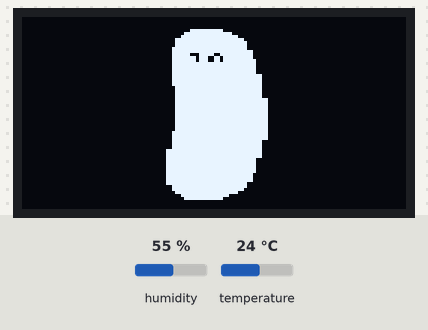
Bench run of a sketch on a simulated ESP32. Shown: 128×64 one-colour display. The test bench sets the inputs (shaded band); at power-on: temperature 24 °C, humidity 55 %. Nothing arrives over Bluetooth unless stated; a phone connects over Bluetooth LE 3 s after start; what the sketch prints to the serial monitor is not drawn.

Above: at 0.1 s.
3.3 s: temperature set to 12 °C
At 5.5 s:
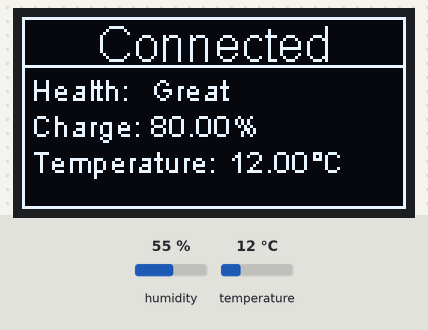
6.6 s: temperature set to 19 °C
9.7 s: temperature set to 28 °C
At 11.7 s:
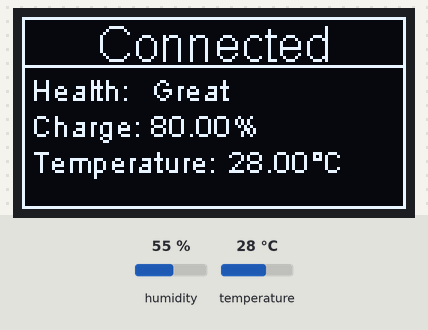
Timing chart, 0 to 13.2 s (numbered marks = the images above; inputs shaded):
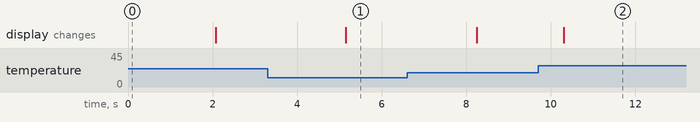

The sketch:

BLE_server.ino
```cpp
#include <C:\Users\XboxGaming\OneDrive\Documents\Arduino\libraries\ESP32_BLE_Arduino\src\BLEDevice.h>
#include <BLEUtils.h>
#include <BLEServer.h>
#include "heltec.h"
#include "DHT.h"

#include "BMS_BLE_Config.h"
#include "OLED_Display.h"

// Global Define used to set a polling rate for taking UPB readings and sending them over BLE
#define POLLING_RATE 1000

// variables used for measuring time
unsigned long startTime, currTime;

DHT dht(TEMP, DHT11);

void setup() {
  Heltec.begin(true, false, true);
  // Setup the display
  Heltec.display->flipScreenVertically();

  // Display initial splash screen
  Heltec.display->clear();
  Heltec.display->drawXbm(posX, posY, picRick_width, picRick_height, picRick_bits);
  Heltec.display->display();

  // Initialize Serial Communication at 115200 buadrate
  Serial.begin(115200);
  dht.begin();
  delay(2000);

  // Configure and start BLE communication packets
  BMS_BLE.configBLE();

  // Configure the Pins for output and input
  pinMode(C0, OUTPUT);
  pinMode(C1, OUTPUT);
  pinMode(C2, OUTPUT);

  digitalWrite(C0, LOW);
  digitalWrite(C1, LOW);
  digitalWrite(C2, LOW);
}

void loop() {
  // Clear the display buffer and refresh the GUI
  Heltec.display->clear();
  Heltec.display->drawRect(0, 0, 128, 64);


  float h = dht.readHumidity();
  float t = dht.readTemperature();

  Serial.print("\nHumidity: ");
  Serial.println(h);
  Serial.print("Temperature: ");
  Serial.println(t);

  // If connected to a central device then begin transmitting sensor data periodically and
  // accept commands at any moment
  if(BMS_BLE.connectionActive())
  {
      uint8_t val = 0;

      // Update LCD to show readings
      drawConnected();

      while(BMS_BLE.connectionActive())
      {
        BMS_BLE.sendUpdate(val);
        val++;
        break;
        delay(100);
      }
      drawSensorReadings(5,5,t);
  }
  else
  {
    drawDisconnected();
  }
  Heltec.display->display();
  delay(1000);
}
```

OLED_Display.cpp
```cpp
// Created by: Hannselthill Camacho
// Date: 1/5/2021
// Time: 3:46 PM (PST)
// Purpose: source File for displaying information on the integrated OLED display of the
//          esp32 for debugging and testing the BLE pass key authentication

#include "heltec.h"
#include "OLED_Display.h"

void drawPickle()
{
  Heltec.display->drawXbm(posX, posY, picRick_width, picRick_height, picRick_bits);
}
//---------------------------------------------------------------------------------//
void drawConnected()
{
  // Align the text to be centered and specify a font size of 16
  Heltec.display->setTextAlignment(TEXT_ALIGN_CENTER);
  Heltec.display->setFont(ArialMT_Plain_16);

  // Add the text to the display buffer
  Heltec.display->drawString(64, 0, "Connected");

  // Add a horizontal line to the display buffer
  Heltec.display->drawHorizontalLine(0,16, 128);
}
//---------------------------------------------------------------------------------//
void drawDisconnected()
{
  // Align the text to be centered and specify a font size of 16
  Heltec.display->setTextAlignment(TEXT_ALIGN_CENTER);
  Heltec.display->setFont(ArialMT_Plain_16);

  // Add the text to the display buffer
  Heltec.display->drawString(64, 0, "Disconnected");

  // Add a horizontal line to the display buffer
  Heltec.display->drawHorizontalLine(0,16, 128);
}
//---------------------------------------------------------------------------------//
void drawSensorReadings(uint8_t health, float charge, float temperature)
{
  // Left align the text and specify a font size of 10
  Heltec.display->setTextAlignment(TEXT_ALIGN_LEFT);
  Heltec.display->setFont(ArialMT_Plain_10);

  // Add "Health: " and the status of health to the display buffer
  health = 12;
  Heltec.display->drawString(3, 18, "Health: ");
  Heltec.display->drawString(43, 18, "Great");

  // Convert the status of charge from unsigned integer to string format
  // then add "Charge: " and the status of charge to the display buffer
  charge = 80;
  String chargeS = String(charge);
  Heltec.display->drawString(3, 30, "Charge: ");
  Heltec.display->drawString(43, 30, String(chargeS + "%"));

  // Convert the temperature from unsigned integer to string format
  // then add "Temperature: " and the temperature to the display buffer
  // along with the degree symbol specified by "\xC2\xB0"
  String temp = String(temperature);
  Heltec.display->drawString(3, 42, "Temperature: ");
  Heltec.display->drawString(69, 42, String(temp + "\xC2\xB0" + "C"));
}
//---------------------------------------------------------------------------------//

//---------------------------------------------------------------------------------//

//---------------------------------------------------------------------------------//
```

UBPupdates.h
```cpp
// Created by: Hannselthill Camacho
// Date: 2/15/2021
// Time: 1:52 AM (PST)
// Purpose: Data structure for organizing the memory space used by a UBP update and a custom BLE characteristic class to frame the
//          structure for sending over BLE
#include <Arduino.h>
#include <C:\Users\XboxGaming\OneDrive\Documents\Arduino\libraries\ESP32_BLE_Arduino\src\BLEDevice.h>
#include <BLEUtils.h>
#include <BLEServer.h>

#ifndef UBPUPDATES_h
#define UPBUPDATES_h

/*
 * A data structure containing all the parameters that define a UBP status update
 */
typedef struct UBPupdate
{
  uint8_t numBatteries = 0;
  uint8_t temperature = 0;
  float voltage = 0;
  float current = 0;
};
 #endif
```

BMS_BLE_Config.cpp
```cpp
// Created by: Hannselthill Camacho
// Date: 1/4/2021
// Time: 3:04 PM (PST)
// Purpose: Source file for handling all the BLE defines and custom made functions of the Bluetooth Low Energy
//          side of the Battery Management System

#include <Arduino.h>
#include <C:\Users\XboxGaming\OneDrive\Documents\Arduino\libraries\ESP32_BLE_Arduino\src\BLEDevice.h>
#include <BLEUtils.h>
#include <BLEServer.h>
#include <BLE2902.h>
#include "BMS_BLE_Config.h"


/*
 * BLE Defines and Constants
 */
#define DEVICE_NAME         "Battery Management System"
#define BMS_SERVICE_UUID        "99eb64db-cd4c-470a-b0af-4b9ad1379cd1"
#define BATTERY_STATUS_CHAR_UUID "5ae13f53-46ad-4fce-a27b-03ffe6ad9d75"
#define BATTERY_SWITCHING_CHAR_UUID "24a2a282-5fd5-4262-8490-a465ab0d9413"


//---------------------------------------------------------------------------------//
//---------------------------------------------------------------------------------//
//---------------------------------------------------------------------------------//
/*
 * Callback Functions for server connect and disconnect events
 */
class ServerCallbacks: public BLEServerCallbacks
{
  void onConnect(BLEServer* pServer)
  {
    Serial.println("Connected to device");
  };

  void onDisconnect(BLEServer* pServer)
  {
    Serial.println("Disconnected from device");
  };
};
//---------------------------------------------------------------------------------//
//---------------------------------------------------------------------------------//
//---------------------------------------------------------------------------------//
/*
 * Callback functions for when a connected device attempts to read or write
 */
 class ServerCharacteristicCallback: public BLECharacteristicCallbacks
 {
  void onRead(BLECharacteristic* pCharacteristic)
  {
   Serial.println("Attempted to read");
  };

  void onWrite(BLECharacteristic* pCharacteristic)
  {
    std::string val = pCharacteristic->getValue();

    // Switch statement to handle battery switching
    switch (val[0]){
      case '0':
        digitalWrite(C0, LOW);
        digitalWrite(C1, LOW);
        digitalWrite(C2, LOW);
        break;
      case '1':
        digitalWrite(C0, HIGH);
        digitalWrite(C1, LOW);
        digitalWrite(C2, LOW);
        break;
      case '2':
        digitalWrite(C0, LOW);
        digitalWrite(C1, HIGH);
        digitalWrite(C2, LOW);
        break;
      case '3':
        digitalWrite(C0, HIGH);
        digitalWrite(C1, HIGH);
        digitalWrite(C2, LOW);
        break;
      case '4':
        digitalWrite(C0, LOW);
        digitalWrite(C1, LOW);
        digitalWrite(C2, HIGH);
        break;
      case '5':
        digitalWrite(C0, HIGH);
        digitalWrite(C1, LOW);
        digitalWrite(C2, HIGH);
        break;
      case '6':
        digitalWrite(C0, LOW);
        digitalWrite(C1, HIGH);
        digitalWrite(C2, HIGH);
        break;
      case '7':
        digitalWrite(C0, HIGH);
        digitalWrite(C1, HIGH);
        digitalWrite(C2, HIGH);
        break;
      default:
        Serial.println("Error Invalid Command");
        break;
    }

  };
 };
//---------------------------------------------------------------------------------//
//---------------------------------------------------------------------------------//
//---------------------------------------------------------------------------------//
/*
 * Function Definitions for BLE_Server Class
 */
BLE_Server::BLE_Server()
{
  connectedToCentral = false;
}
//---------------------------------------------------------------------------------//
void BLE_Server::configBLE()
{
  // Initialize the device with a device name
  BLEDevice::init(DEVICE_NAME);

  // Set the device as a server
  pServer = BLEDevice::createServer();

  // Set callbacks for connection events for the server
  pServer->setCallbacks(new ServerCallbacks());

  // Set the services to use
  setServices();

  // Set the characteristics
  setCharacteristics();

  // Start the service
  pService->start();

  // Configure the advertising intervals and settings
  configAdvertising();

  // Begins advertising characteristics, services, and device name
  BLEDevice::startAdvertising();
}
//---------------------------------------------------------------------------------//
void BLE_Server::setServices()
{
  pService = pServer->createService(BMS_SERVICE_UUID);
}
//---------------------------------------------------------------------------------//
void BLE_Server::setCharacteristics()
{
  // Add the characteristic for viewing UBP updates (READ ONLY)
  batteryStatusCharacteristic = pService->createCharacteristic(
                                         BATTERY_STATUS_CHAR_UUID,
                                         BLECharacteristic::PROPERTY_READ |
                                         BLECharacteristic::PROPERTY_NOTIFY |
                                         BLECharacteristic::PROPERTY_INDICATE
                                       );

  BLE2902* p2902Descriptor = new BLE2902();
  p2902Descriptor->setNotifications(true);
  p2902Descriptor->setIndications(true);
  batteryStatusCharacteristic->addDescriptor(p2902Descriptor);

  // Add the characteristic for sending commands to switch between batteries (WRITE ONLY)
  batterySwitchingCharacteristic = pService->createCharacteristic(
                                         BATTERY_SWITCHING_CHAR_UUID,
                                         BLECharacteristic::PROPERTY_WRITE
                                       );

  // Set an initial value for the UBP status update while debugging
  //batteryStatusCharacteristic->setValue("UBP Status Updates");
  UBPupdate UBP2;
  UBP2.voltage = 12.90;
  char test[12];
  float hel = 12.00;
  String thisString = String(UBP2.voltage);
  char arr[15];
  arr[0] = '2';
  arr[1] = thisString[0];
  arr[2] = thisString[1];
  arr[3] = thisString[2];
  arr[4] = thisString[3];
  arr[5] = thisString[4];
  arr[6] = '0';
  arr[7] = '9';
  arr[8] = '.';
  arr[9] = '5';
  arr[10] = '2';
  arr[11] = '0';
  arr[12] = '5';
  arr[13] = '3';
  arr[14] = '\0';
  //test[0] = (UBP2.voltage >> 8) & 0b11111111;
  //test[1] = UBP2.voltage & 0b11111111;
  batteryStatusCharacteristic->setValue(arr);

  // Set callback functions that are handled when a value is read or written to
  // For each characteristic
  batteryStatusCharacteristic->setCallbacks(new ServerCharacteristicCallback());
  batterySwitchingCharacteristic->setCallbacks(new ServerCharacteristicCallback());
}
//---------------------------------------------------------------------------------//
void BLE_Server::configAdvertising()
{
  // Allows the device advertisement capabilities
  pAdvertising = BLEDevice::getAdvertising();

  // Add services to advertisement packet
  pAdvertising->addServiceUUID(BMS_SERVICE_UUID);

  // Advertisement settings
  pAdvertising->setScanResponse(true);
  pAdvertising->setMinPreferred(0x06);  // functions that help with iPhone connections issue
  //pAdvertising->setMinPreferred(0x12);
}
//---------------------------------------------------------------------------------//
void BLE_Server::sendUpdate(uint8_t val)
{
  batteryStatusCharacteristic->setValue((uint8_t*)&val, 4);
  batteryStatusCharacteristic->notify();
  delay(4);
}
//---------------------------------------------------------------------------------//
bool BLE_Server::connectionActive()
{
  if(pServer->getConnectedCount())
  {
    pAdvertising->stop();
    return true;
  }
  else
  {
    pAdvertising->start();
    return false;
  }
}

BLE_Server BMS_BLE = BLE_Server();
```

BMS_BLE_Config.h
```cpp
// Created by: Hannselthill Camacho
// Date: 1/4/2021
// Time: 3:04 PM (PST)
// Purpose: Header file for handling all the BLE defines and custom made functions of the Bluetooth Low Energy
//          side of the Battery Management System

#include "UBPupdates.h"

#ifndef BMS_BLE_Config_h
#define BMS_BLE_Config_h

// Command pins from BLE received commands
#define C0 22
#define C1 0
#define C2 23

// Sensor Pins
#define TEMP 17
#define VOLT 37
#define CURR 38
#define BATS 39

class BLE_Server
{
  public:
    BLE_Server();
    bool connectedToCentral;

    /*
     * configBLE is a top level function that calls upon the other BLE configuration functions to setup the
     * services, characteristics, and security used by the BMS
     * Calls: configBLE(), setServices(), setCharacteristics(), passKeyAuth()
     */
    void configBLE();

    /*
     * Set the services to be broadcast by the BLE server
     */
    void setServices();

    /*
     * Configure the Battery status and Battery Switching Characteristics.
     */
    void setCharacteristics();

    /*
     * Configure timing intervals and settings of advertising packets
     */
    void configAdvertising();

    /*
     * Queries whether an active connection is established to a central device.
     * Returns: true if active, false if no connection is to a central is present
     */
    bool connectionActive();

    /*
     * Function to manually send a UBP update from the server without the client requesting the update
     */
     void sendUpdate(uint8_t val);

    private:
      BLEServer *pServer;
      BLEService *pService;
      BLECharacteristic *batteryStatusCharacteristic;
      BLECharacteristic *batterySwitchingCharacteristic;
      BLEAdvertising *pAdvertising;
      BLEDevice central;
};

extern BLE_Server BMS_BLE;

#endif
```

Source omitted: OLED_Display.h (data table, 5857 bytes)

Measured:
- after the input at 3.3 s, the display: changes after 1.8 s (image 1)
- after the input at 9.7 s, the display: changes after 0.61 s (image 2)
